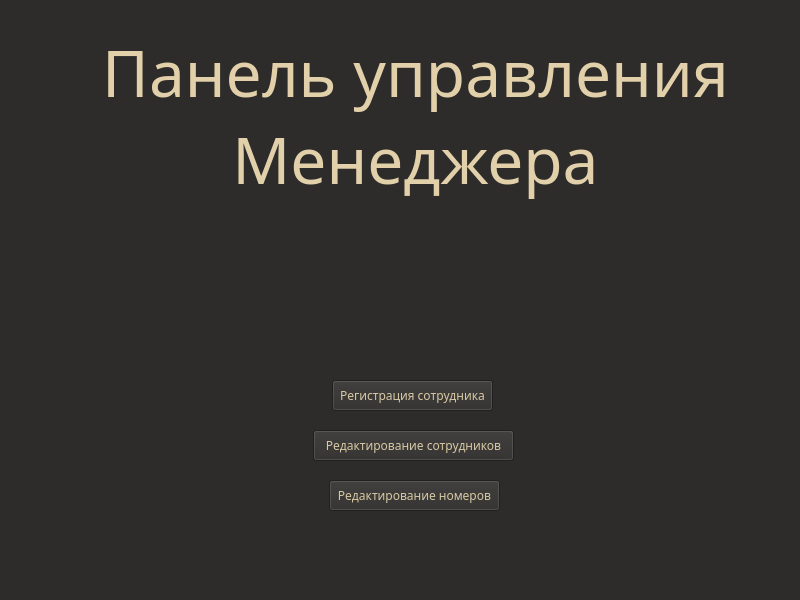
<?xml version="1.0" encoding="UTF-8"?>
<ui version="4.0">
 <class>Form</class>
 <widget class="QWidget" name="Form">
  <property name="geometry">
   <rect>
    <x>0</x>
    <y>0</y>
    <width>800</width>
    <height>600</height>
   </rect>
  </property>
  <property name="minimumSize">
   <size>
    <width>800</width>
    <height>600</height>
   </size>
  </property>
  <property name="maximumSize">
   <size>
    <width>800</width>
    <height>600</height>
   </size>
  </property>
  <property name="palette">
   <palette>
    <active>
     <colorrole role="WindowText">
      <brush brushstyle="SolidPattern">
       <color alpha="255">
        <red>225</red>
        <green>208</green>
        <blue>169</blue>
       </color>
      </brush>
     </colorrole>
     <colorrole role="Button">
      <brush brushstyle="SolidPattern">
       <color alpha="255">
        <red>46</red>
        <green>44</green>
        <blue>43</blue>
       </color>
      </brush>
     </colorrole>
     <colorrole role="Light">
      <brush brushstyle="SolidPattern">
       <color alpha="255">
        <red>69</red>
        <green>66</green>
        <blue>65</blue>
       </color>
      </brush>
     </colorrole>
     <colorrole role="Midlight">
      <brush brushstyle="SolidPattern">
       <color alpha="255">
        <red>57</red>
        <green>55</green>
        <blue>54</blue>
       </color>
      </brush>
     </colorrole>
     <colorrole role="Dark">
      <brush brushstyle="SolidPattern">
       <color alpha="255">
        <red>23</red>
        <green>22</green>
        <blue>22</blue>
       </color>
      </brush>
     </colorrole>
     <colorrole role="Mid">
      <brush brushstyle="SolidPattern">
       <color alpha="255">
        <red>31</red>
        <green>29</green>
        <blue>29</blue>
       </color>
      </brush>
     </colorrole>
     <colorrole role="Text">
      <brush brushstyle="SolidPattern">
       <color alpha="255">
        <red>215</red>
        <green>201</green>
        <blue>163</blue>
       </color>
      </brush>
     </colorrole>
     <colorrole role="BrightText">
      <brush brushstyle="SolidPattern">
       <color alpha="255">
        <red>215</red>
        <green>201</green>
        <blue>163</blue>
       </color>
      </brush>
     </colorrole>
     <colorrole role="ButtonText">
      <brush brushstyle="SolidPattern">
       <color alpha="255">
        <red>215</red>
        <green>201</green>
        <blue>163</blue>
       </color>
      </brush>
     </colorrole>
     <colorrole role="Base">
      <brush brushstyle="SolidPattern">
       <color alpha="255">
        <red>36</red>
        <green>34</green>
        <blue>33</blue>
       </color>
      </brush>
     </colorrole>
     <colorrole role="Window">
      <brush brushstyle="SolidPattern">
       <color alpha="255">
        <red>46</red>
        <green>44</green>
        <blue>43</blue>
       </color>
      </brush>
     </colorrole>
     <colorrole role="Shadow">
      <brush brushstyle="SolidPattern">
       <color alpha="255">
        <red>0</red>
        <green>0</green>
        <blue>0</blue>
       </color>
      </brush>
     </colorrole>
     <colorrole role="Highlight">
      <brush brushstyle="SolidPattern">
       <color alpha="255">
        <red>167</red>
        <green>164</green>
        <blue>0</blue>
       </color>
      </brush>
     </colorrole>
     <colorrole role="AlternateBase">
      <brush brushstyle="SolidPattern">
       <color alpha="255">
        <red>23</red>
        <green>22</green>
        <blue>21</blue>
       </color>
      </brush>
     </colorrole>
     <colorrole role="ToolTipBase">
      <brush brushstyle="SolidPattern">
       <color alpha="255">
        <red>255</red>
        <green>255</green>
        <blue>220</blue>
       </color>
      </brush>
     </colorrole>
     <colorrole role="ToolTipText">
      <brush brushstyle="SolidPattern">
       <color alpha="255">
        <red>0</red>
        <green>0</green>
        <blue>0</blue>
       </color>
      </brush>
     </colorrole>
     <colorrole role="PlaceholderText">
      <brush brushstyle="SolidPattern">
       <color alpha="127">
        <red>255</red>
        <green>255</green>
        <blue>255</blue>
       </color>
      </brush>
     </colorrole>
    </active>
    <inactive>
     <colorrole role="WindowText">
      <brush brushstyle="SolidPattern">
       <color alpha="255">
        <red>225</red>
        <green>208</green>
        <blue>169</blue>
       </color>
      </brush>
     </colorrole>
     <colorrole role="Button">
      <brush brushstyle="SolidPattern">
       <color alpha="255">
        <red>46</red>
        <green>44</green>
        <blue>43</blue>
       </color>
      </brush>
     </colorrole>
     <colorrole role="Light">
      <brush brushstyle="SolidPattern">
       <color alpha="255">
        <red>69</red>
        <green>66</green>
        <blue>65</blue>
       </color>
      </brush>
     </colorrole>
     <colorrole role="Midlight">
      <brush brushstyle="SolidPattern">
       <color alpha="255">
        <red>57</red>
        <green>55</green>
        <blue>54</blue>
       </color>
      </brush>
     </colorrole>
     <colorrole role="Dark">
      <brush brushstyle="SolidPattern">
       <color alpha="255">
        <red>23</red>
        <green>22</green>
        <blue>22</blue>
       </color>
      </brush>
     </colorrole>
     <colorrole role="Mid">
      <brush brushstyle="SolidPattern">
       <color alpha="255">
        <red>31</red>
        <green>29</green>
        <blue>29</blue>
       </color>
      </brush>
     </colorrole>
     <colorrole role="Text">
      <brush brushstyle="SolidPattern">
       <color alpha="255">
        <red>215</red>
        <green>201</green>
        <blue>163</blue>
       </color>
      </brush>
     </colorrole>
     <colorrole role="BrightText">
      <brush brushstyle="SolidPattern">
       <color alpha="255">
        <red>215</red>
        <green>201</green>
        <blue>163</blue>
       </color>
      </brush>
     </colorrole>
     <colorrole role="ButtonText">
      <brush brushstyle="SolidPattern">
       <color alpha="255">
        <red>215</red>
        <green>201</green>
        <blue>163</blue>
       </color>
      </brush>
     </colorrole>
     <colorrole role="Base">
      <brush brushstyle="SolidPattern">
       <color alpha="255">
        <red>36</red>
        <green>34</green>
        <blue>33</blue>
       </color>
      </brush>
     </colorrole>
     <colorrole role="Window">
      <brush brushstyle="SolidPattern">
       <color alpha="255">
        <red>46</red>
        <green>44</green>
        <blue>43</blue>
       </color>
      </brush>
     </colorrole>
     <colorrole role="Shadow">
      <brush brushstyle="SolidPattern">
       <color alpha="255">
        <red>0</red>
        <green>0</green>
        <blue>0</blue>
       </color>
      </brush>
     </colorrole>
     <colorrole role="Highlight">
      <brush brushstyle="SolidPattern">
       <color alpha="255">
        <red>167</red>
        <green>164</green>
        <blue>0</blue>
       </color>
      </brush>
     </colorrole>
     <colorrole role="AlternateBase">
      <brush brushstyle="SolidPattern">
       <color alpha="255">
        <red>23</red>
        <green>22</green>
        <blue>21</blue>
       </color>
      </brush>
     </colorrole>
     <colorrole role="ToolTipBase">
      <brush brushstyle="SolidPattern">
       <color alpha="255">
        <red>255</red>
        <green>255</green>
        <blue>220</blue>
       </color>
      </brush>
     </colorrole>
     <colorrole role="ToolTipText">
      <brush brushstyle="SolidPattern">
       <color alpha="255">
        <red>0</red>
        <green>0</green>
        <blue>0</blue>
       </color>
      </brush>
     </colorrole>
     <colorrole role="PlaceholderText">
      <brush brushstyle="SolidPattern">
       <color alpha="127">
        <red>255</red>
        <green>255</green>
        <blue>255</blue>
       </color>
      </brush>
     </colorrole>
    </inactive>
    <disabled>
     <colorrole role="WindowText">
      <brush brushstyle="SolidPattern">
       <color alpha="255">
        <red>23</red>
        <green>22</green>
        <blue>22</blue>
       </color>
      </brush>
     </colorrole>
     <colorrole role="Button">
      <brush brushstyle="SolidPattern">
       <color alpha="255">
        <red>46</red>
        <green>44</green>
        <blue>43</blue>
       </color>
      </brush>
     </colorrole>
     <colorrole role="Light">
      <brush brushstyle="SolidPattern">
       <color alpha="255">
        <red>69</red>
        <green>66</green>
        <blue>65</blue>
       </color>
      </brush>
     </colorrole>
     <colorrole role="Midlight">
      <brush brushstyle="SolidPattern">
       <color alpha="255">
        <red>57</red>
        <green>55</green>
        <blue>54</blue>
       </color>
      </brush>
     </colorrole>
     <colorrole role="Dark">
      <brush brushstyle="SolidPattern">
       <color alpha="255">
        <red>23</red>
        <green>22</green>
        <blue>22</blue>
       </color>
      </brush>
     </colorrole>
     <colorrole role="Mid">
      <brush brushstyle="SolidPattern">
       <color alpha="255">
        <red>31</red>
        <green>29</green>
        <blue>29</blue>
       </color>
      </brush>
     </colorrole>
     <colorrole role="Text">
      <brush brushstyle="SolidPattern">
       <color alpha="255">
        <red>23</red>
        <green>22</green>
        <blue>22</blue>
       </color>
      </brush>
     </colorrole>
     <colorrole role="BrightText">
      <brush brushstyle="SolidPattern">
       <color alpha="255">
        <red>215</red>
        <green>201</green>
        <blue>163</blue>
       </color>
      </brush>
     </colorrole>
     <colorrole role="ButtonText">
      <brush brushstyle="SolidPattern">
       <color alpha="255">
        <red>23</red>
        <green>22</green>
        <blue>22</blue>
       </color>
      </brush>
     </colorrole>
     <colorrole role="Base">
      <brush brushstyle="SolidPattern">
       <color alpha="255">
        <red>46</red>
        <green>44</green>
        <blue>43</blue>
       </color>
      </brush>
     </colorrole>
     <colorrole role="Window">
      <brush brushstyle="SolidPattern">
       <color alpha="255">
        <red>46</red>
        <green>44</green>
        <blue>43</blue>
       </color>
      </brush>
     </colorrole>
     <colorrole role="Shadow">
      <brush brushstyle="SolidPattern">
       <color alpha="255">
        <red>0</red>
        <green>0</green>
        <blue>0</blue>
       </color>
      </brush>
     </colorrole>
     <colorrole role="Highlight">
      <brush brushstyle="SolidPattern">
       <color alpha="255">
        <red>168</red>
        <green>168</green>
        <blue>168</blue>
       </color>
      </brush>
     </colorrole>
     <colorrole role="AlternateBase">
      <brush brushstyle="SolidPattern">
       <color alpha="255">
        <red>46</red>
        <green>44</green>
        <blue>43</blue>
       </color>
      </brush>
     </colorrole>
     <colorrole role="ToolTipBase">
      <brush brushstyle="SolidPattern">
       <color alpha="255">
        <red>255</red>
        <green>255</green>
        <blue>220</blue>
       </color>
      </brush>
     </colorrole>
     <colorrole role="ToolTipText">
      <brush brushstyle="SolidPattern">
       <color alpha="255">
        <red>0</red>
        <green>0</green>
        <blue>0</blue>
       </color>
      </brush>
     </colorrole>
     <colorrole role="PlaceholderText">
      <brush brushstyle="SolidPattern">
       <color alpha="127">
        <red>23</red>
        <green>22</green>
        <blue>22</blue>
       </color>
      </brush>
     </colorrole>
    </disabled>
   </palette>
  </property>
  <property name="font">
   <font>
    <family>Rubik</family>
   </font>
  </property>
  <property name="windowTitle">
   <string>Main Window</string>
  </property>
  <widget class="QPushButton" name="but_edt_emp">
   <property name="geometry">
    <rect>
     <x>313</x>
     <y>430</y>
     <width>201</width>
     <height>31</height>
    </rect>
   </property>
   <property name="text">
    <string>Редактирование сотрудников</string>
   </property>
  </widget>
  <widget class="QPushButton" name="but_reg_emp">
   <property name="geometry">
    <rect>
     <x>332</x>
     <y>380</y>
     <width>161</width>
     <height>31</height>
    </rect>
   </property>
   <property name="text">
    <string>Регистрация сотрудника</string>
   </property>
  </widget>
  <widget class="QLabel" name="label">
   <property name="geometry">
    <rect>
     <x>50</x>
     <y>30</y>
     <width>731</width>
     <height>171</height>
    </rect>
   </property>
   <property name="font">
    <font>
     <family>Rubik</family>
     <pointsize>48</pointsize>
    </font>
   </property>
   <property name="text">
    <string>Панель управления
Менеджера</string>
   </property>
   <property name="alignment">
    <set>Qt::AlignCenter</set>
   </property>
  </widget>
  <widget class="QPushButton" name="but_edt_rm">
   <property name="geometry">
    <rect>
     <x>329</x>
     <y>480</y>
     <width>171</width>
     <height>31</height>
    </rect>
   </property>
   <property name="text">
    <string>Редактирование номеров</string>
   </property>
  </widget>
 </widget>
 <resources/>
 <connections/>
</ui>
